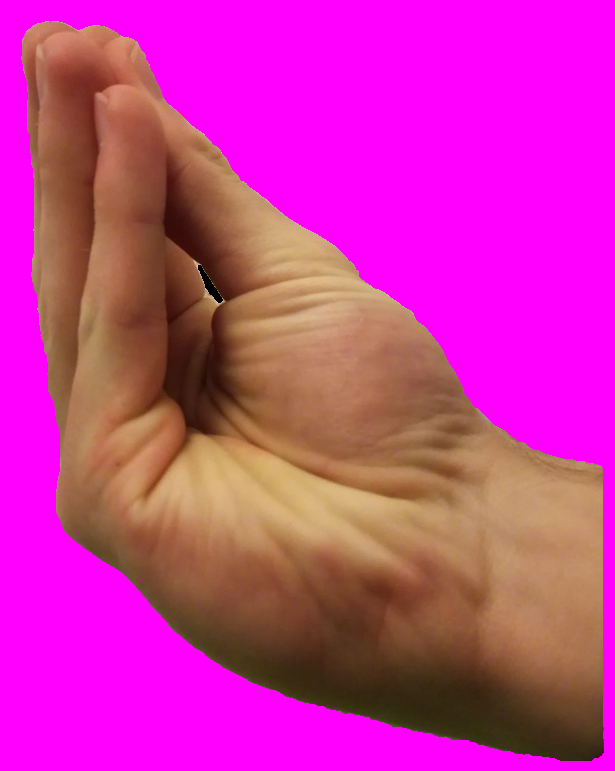
#> input picture Crabs/Hand.png, 615 x 771 px
$ python Invisible.py
#> lines starting #> are read from the running program, lines starting #| are printed output that depends on the picture; after the words box and inside, x2 and y2 are one past the last pixel; in counts of white or black regions, pixels touching at a corner belong together
import cv2
import numpy as np
import time

K_ESC = 27
K_RIGHT = 2555904
K_LEFT = 2424832
K_UP = 2490368
K_DOWN = 2621440
K_W = 119
K_A = 97
K_S = 115
K_D = 100
K_0 = 48

handimg = cv2.imread(r"Crabs/Hand.png")
#> handimg is the input picture: shape (771, 615, 3); mean B, G, R 158, 52.8, 200.4

w, h = handimg.shape[:2]
#> w = 771; h = 615
screensize = np.int32([w, h])
#> screensize = [771, 615]
screen = np.zeros([*screensize, 3], dtype="uint8")
# A good read: https://scipy-cookbook.readthedocs.io/items/Indexing.html
r = 90
mag = 10
f = 90
dstycoords = np.tile(np.arange(-r, r), 2 * r)
dstxcoords = np.repeat(np.arange(-r, r), 2 * r)
circlemask = ((dstycoords ** 2) + (dstxcoords ** 2)) <= (r ** 2)
dstycoords = dstycoords[circlemask]
dstxcoords = dstxcoords[circlemask]

starttime = time.time()

lensfuncset = [lambda q: np.int32(q / mag),
               lambda q: np.int32(q + (np.sin(np.deg2rad(q * (f / r))) * -mag)),
               lambda q: np.int32(q + (np.tan(np.deg2rad(q * (f / r))) * -mag)),
               np.abs,
               lambda q: q + ((np.random.random_sample(q.shape) - 0.5) * 2 * mag),
               lambda q: q + (np.random.normal(0, 1, q.shape) * mag * np.sin((time.time() - starttime) * 2)),
               ]
lensfunc = lensfuncset[0]
srcycoords = lensfunc(dstycoords)
srcxcoords = lensfunc(dstxcoords)

def updatelens():
    srcycoords[:] = lensfunc(dstycoords)
    srcxcoords[:] = lensfunc(dstxcoords)
    # print(time.time() - starttime)


x, y = (100, 100)

while True:
    screen[:] = handimg
    srccoords = [(srcxcoords + x) % w, (srcycoords + y) % h]
    dstcoords = [(dstxcoords + x) % w, (dstycoords + y) % h]
    screen[dstcoords] = handimg[srccoords]
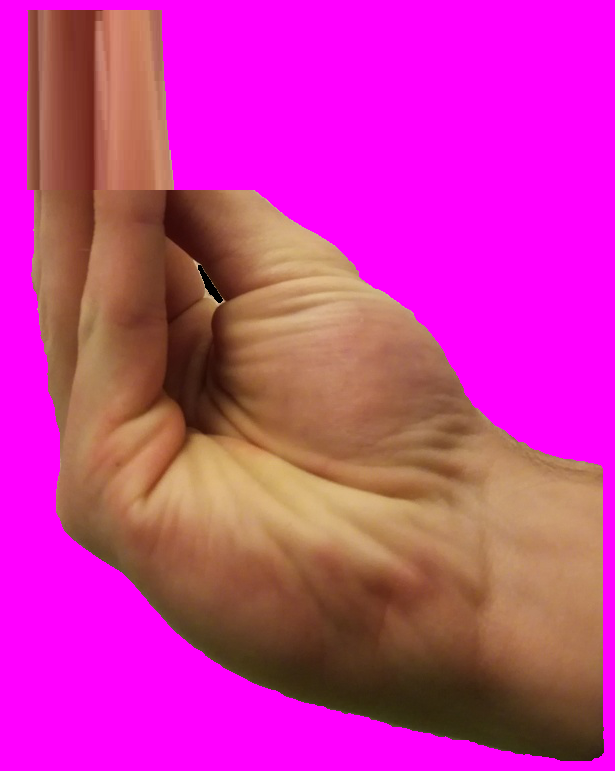
#> screen: shape (771, 615, 3); 6.08% of pixels changed, all inside (x1, y1, x2, y2) = (21, 10, 253, 190)
    cv2.imshow("Window", screen)
    k = cv2.waitKeyEx(1)
#> (key Esc is pressed here)
    if k == K_ESC:
        break
    if k == K_RIGHT:
        y += 10
    if k == K_LEFT:
        y -= 10
    if k == K_UP:
        x -= 10
    if k == K_DOWN:
        x += 10
    if k == K_W:
        mag += 1
    if k == K_S:
        mag -= 1
    if k == K_A:
        f -= 10
    if k == K_D:
        f += 10
    if 0 <= (k - K_0) < 10:
        lensfunc = lensfuncset[k - K_0]
    updatelens()
    # if k != -1:
    #     print(k)
